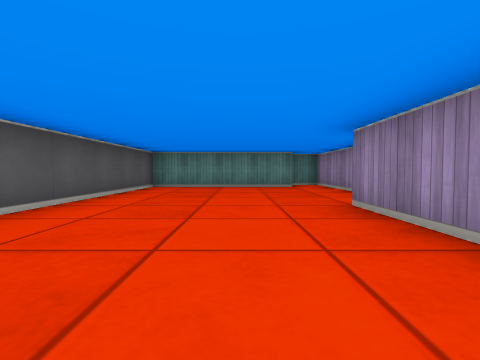
view 1 (above)

15 first-person views from a walk through a cub3D ray-caster map. The camera is about half as high as the walls, tilts 2° down and sees 85° across. The floor is counted in squares. Each view is taken from the middle of a square. On the plan, view 1 faces up. The plan holds only what a view shows up to about 9 squares ahead; the rest is blank.

view 2
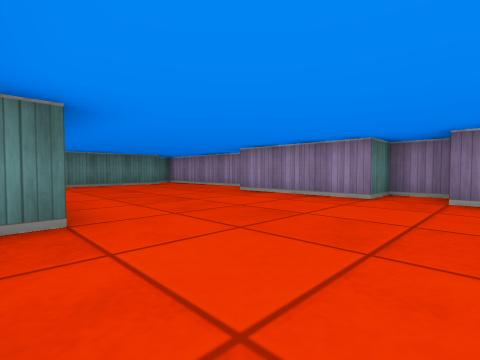

view 3
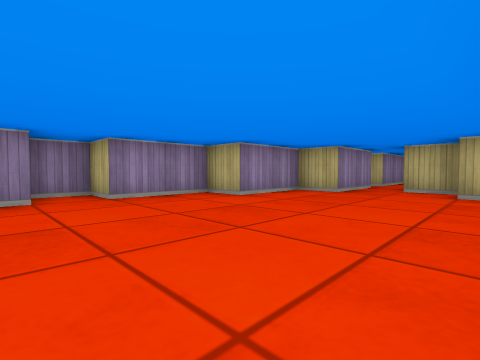

view 4
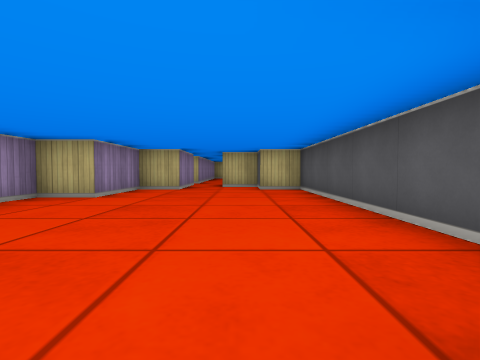

view 5
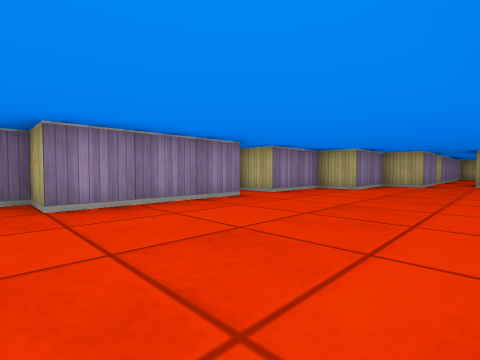

view 6
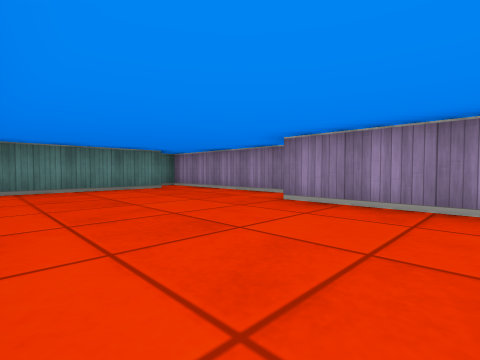

view 7
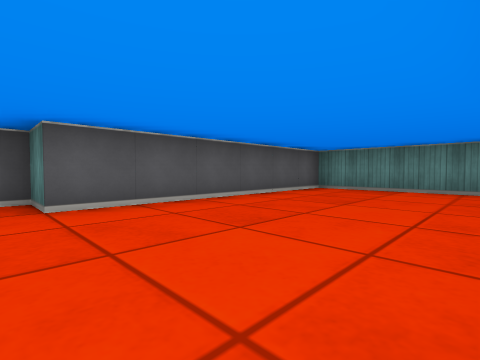

view 8
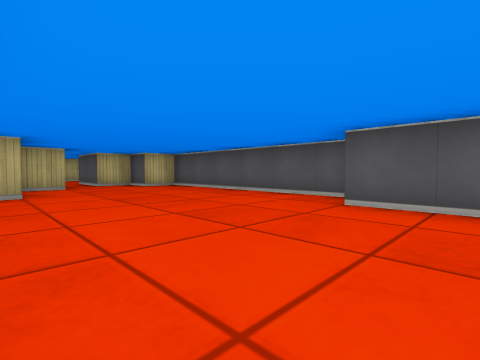

view 9
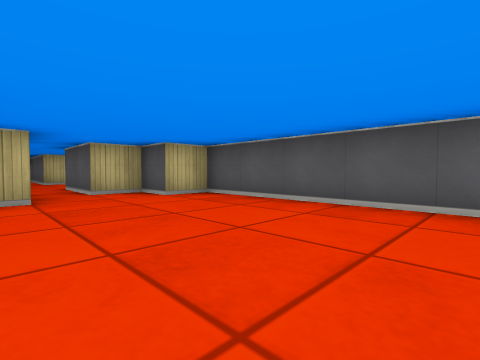

view 10
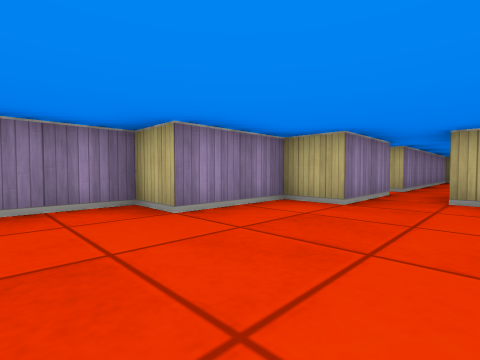

view 11
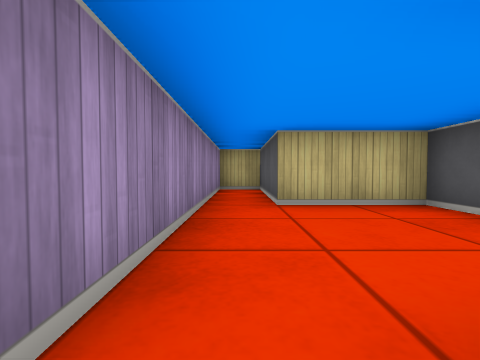

view 12
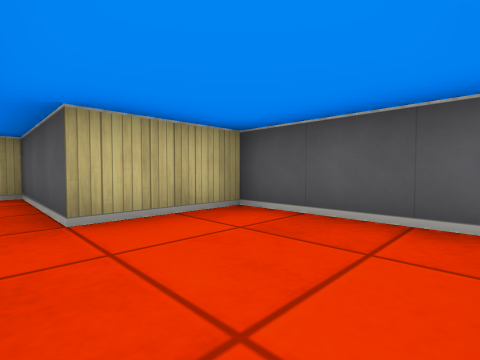

view 13
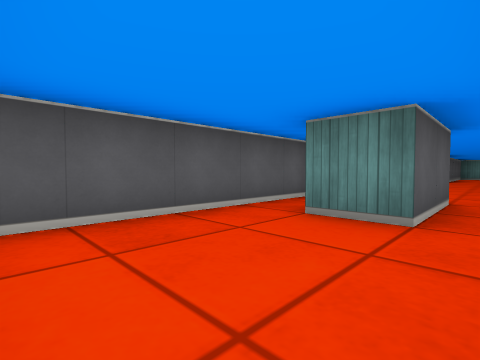

view 14
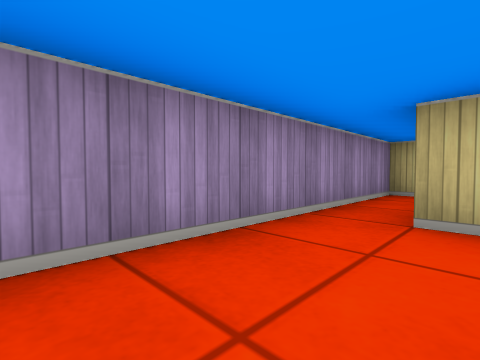

view 15
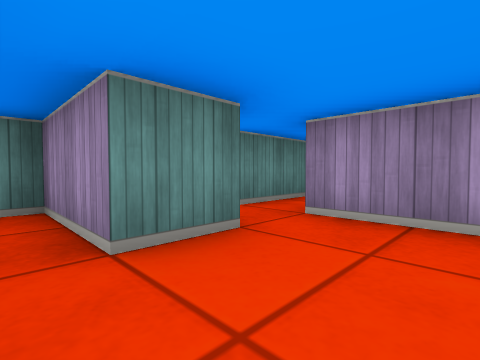

### Floor plan
Points are (right, up) in squares from view 1. A wall is a line through its corners. A room is listed if a view was taken in it or the views show most of it. See-through windows are left out.
Room 1 (views 1, 2, 3, 4, 5, 6, 7, 8, 9, 10)
walls: (1.6, 7.5) (-2.5, 7.5) (-2.5, 1.5) (-3.5, 1.5) (-3.5, -4.5) (-2.5, -4.5); (-0.5, -4.5) (0.5, -4.5) (0.5, -2.5) (1.5, -2.5) (1.5, -0.5) (2.5, -0.5) (2.5, 0.5) (1.5, 0.5) (1.5, 3.5) (2.5, 3.5) (2.5, 8.5) (1.6, 8.5); (-2.5, -5.5) (-1.5, -5.5)
ways out: opening at (-1, -5.5) to room 2
Room 2 (views 11, 12, 13, 14, 15)
walls: (-3.5, -5.8) (-3.5, -10.5) (-1.5, -10.5) (-1.5, -13.5) (-0.5, -13.5) (-0.5, -7.5); (-1.5, -5.5) (-1.5, -7.5) (-2.5, -7.5) (-2.5, -5.5) (-2.9, -5.5); (1.2, -6.5) (-0.5, -6.5) (-0.5, -4.5); (-2.5, -4.5) (-2.5, -5.5)
ways out: opening at (-1, -5.5) to room 1; opening at (0, -7)

Positions as (right, up) in squares from view 1, and headings:
1: (0, 0), facing up
2: (-3, -1), facing up-right
3: (-3, 1), facing down-right
4: (-2, 2), facing down
5: (-2, 4), facing down-right
6: (-2, 1), facing up-right
7: (1, 1), facing up-left
8: (1, 3), facing down-left
9: (0, 0), facing down-left
10: (-2, -1), facing down-right
11: (-1, -7), facing down
12: (-1, -8), facing down-left
13: (-1, -10), facing up-left
14: (-2, -8), facing down-right
15: (-3, -9), facing up-right
